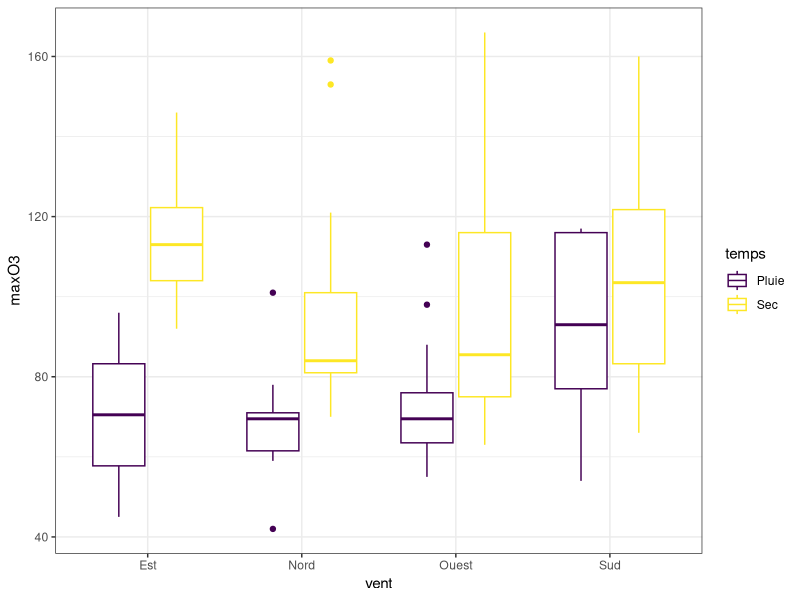
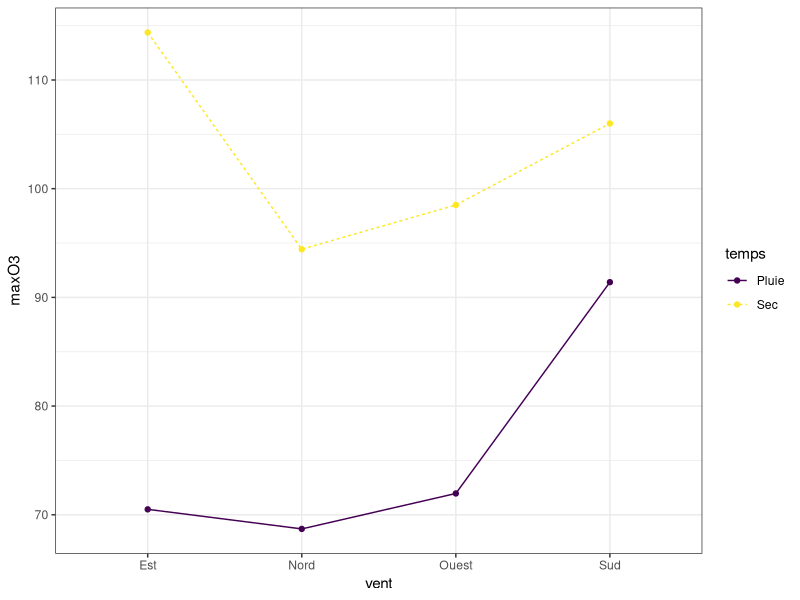
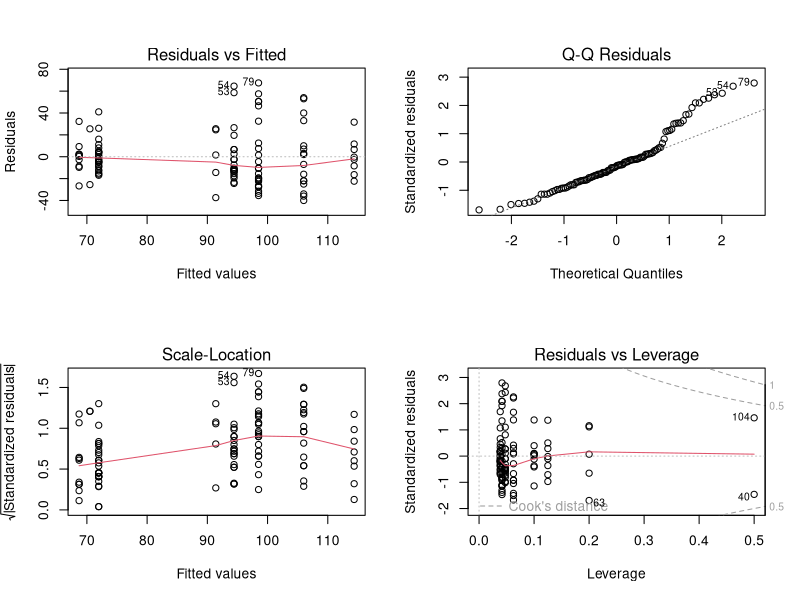
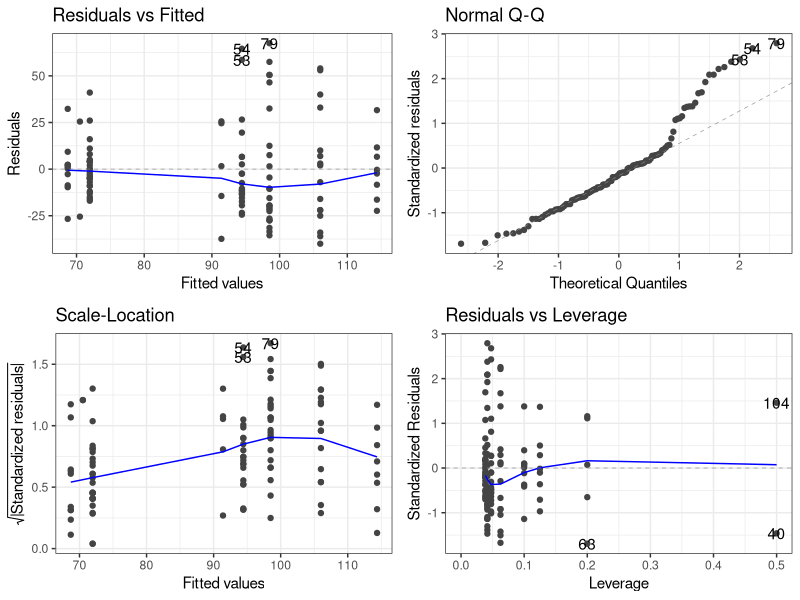
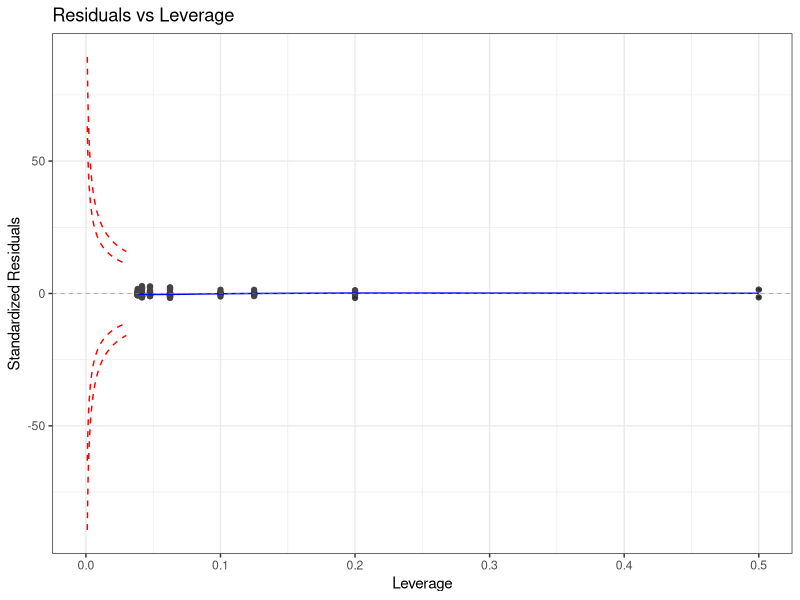

These figures' R source, in order:
# ----------------------------------------
# Chap. n°3 : ANOVA
# ----------------------------------------

# Chargement des packages utiles
library(ggplot2)
library(ggfortify)
library(gridExtra)
library(scales) 
library(viridis)

# Chargement des donnees en specifiant le type des variables
donnees <- read.table("../data/ozone.txt", header = TRUE,
                      colClasses = c(rep("numeric", 11), rep("factor", 2)))
attach(donnees)


# ------------------------------------------------------------ #
# ------------------------- 2 FACTEURS ----------------------- #
# ------------------------------------------------------------ #

# ----------------------------------------
# ---------- Analyse descriptive ---------
# ----------------------------------------

# Niveaux/modalités d'une variable qualitative
levels(vent)
levels(temps)

# Effectifs par niveau
table(vent)
table(temps)

# Moyennes par niveau
df_means <- aggregate(list(maxO3 = maxO3), list(vent = vent, temps = temps), mean)


# -------------------------- Pour plus tard ----------------------------------------

# Boxplot par categorie (version ggplot)
# --- Structure de base du graphique
p <- ggplot(donnees)
# --- Changement du theme
p <- p + theme_bw() + scale_color_viridis_d(alpha = 1, option = "D")
# --- Ajout du nuage de points
p + geom_boxplot(aes(x = vent, y = maxO3, col = temps))


# Graphe des interactions (version ggplot)
# --- Structure de base du graphique
p <- ggplot(data = df_means, aes_string(y = "maxO3", x = "vent", col = "temps"))
# --- Changement du theme
p <- p + theme_bw() + scale_color_viridis_d(alpha = 1, option = "D")
# --- Ajout des points
p <- p + geom_point() 
# --- Ajout des lignes
p <- p + geom_line(aes_string(group = "temps", linetype = "temps"))
# --- Affichage du graphique
print(p)

# ----------------------------------------------------------------------------------


# ----------------------------------------
# --------- Ajustement du modele ---------
# ----------------------------------------

# Modele regulier
# ----------------------------------------
# --- Variable reponse = maxO3
# --- Variables explicatives = vent et temps
reg_regular <- lm(maxO3 ~ vent * temps - 1)


# Modele singulier
# ----------------------------------------
# --- Variable reponse = maxO3
# --- Variables explicatives = vent et temps
reg <- lm(maxO3 ~ vent * temps)

# Estimation des coefficient de regression
reg$coefficients # ou coef(reg)

# Valeur ajustees
reg$fitted.values # ou fitted(reg)

# Residus observes
reg$residuals # ou resid(reg)

# Estimation de la variance du bruit
summary(reg)$sigma^2


# ----------------------------------------
# ------ Validation des hypotheses -------
# ----------------------------------------

# Graphiques (version basique)
# --- Creation d'une fenetre graphique pour 4 graphes (2 lignes, 2 colonnes)
par(mfrow = c(2, 2))
plot(reg)
# --- Retour vers une fenetre graphique standard (1 ligne, 1 colonne)
par(mfrow = c(1, 1))

# -------------------------- Pour plus tard ----------------------------------------

# Graphiques (version ggplot)
# --- la commande theme_bw() permet d'avoir un flond bland avec une grille (optionnel)
autoplot(reg) + theme_bw()

# Par défaut ggplot ne trace pas la bande associee a la distance de Cook de 1 ou 0.5
# --- Fonction donnant la borne superieure pour une distance de Cook de d et un levier h
cd_cont_pos <- function(h , d, model) {
  sqrt(d * (length(coef(model) + 1)) * (1 - h)^2 / h)
}
# --- Fonction donnant la borne inferieure pour une distance de Cook de d et un levier h
cd_cont_neg <- function(leverage, d, model) {
  -cd_cont_pos(leverage, d, model)
}
# --- Largeur de fenetre pour x et y
x_lim = c(.001, .03)

# --- Graphique Residuals vs Leverage
pl <- autoplot(reg, which = 5, ncol = 1, label.size = 1) + theme_bw()
# --- Ajout de la borne superieure pour d = .5
pl <- pl + stat_function(fun = cd_cont_pos, args = list(d = 0.5, model = reg), 
                xlim = x_lim, lty = 2, colour = "red")
# --- Ajout de la borne inferieure pour d = .5
pl <- pl + stat_function(fun = cd_cont_neg, args = list(d = 0.5, model = reg), 
                           xlim = x_lim, lty = 2, colour = "red") 
# --- Ajout de la borne superieure pour d = 1
pl <- pl + stat_function(fun = cd_cont_pos, args = list(d = 1, model = reg), 
                xlim = x_lim, lty = 2, colour = "red") 
# --- Ajout de la borne inferieure pour d = 1
pl <- pl + stat_function(fun = cd_cont_neg, args = list(d = 1, model = reg), 
                xlim = x_lim, lty = 2, colour = "red")
# --- Affichage du graphique
print(pl)

# ----------------------------------------------------------------------------------


# ----------------------------------------
# -------- Bilan de la regression --------
# ----------------------------------------

summary(reg)
# Residuals : quartiles associés aux résidus observés

# Coefficients : l'estimation des coefficients (depend de la contrainte chosie) 
# --- Estimate = estimation du parametre
# --- Std. Error = estimation de l'écart type (racine carré de la variance) de l'estimateur
# --- t value = valeur de la statistique de test (Test de Student sur la nullité du coefficient)
# --- Pr(>|t|) = p-valeur pour le test de Student sur la nullité du coefficient
# ------ Si la p-valeur est inferieure a 5%, on rejette H0 (le coefficient n'est pas nul)
# ------ L'interpretation de ces tests depend de la contrainte choisie

# Residual standard error = estimation de l'écart type du bruit

# Multiple R-squared = coefficient de determination
# Adjusted R-sqaured = coefficient de determination ajuste

# F-statistic = valeur de la statistique de test pour le test de Fisher global
# p-value = p-valeur pour le test de Fisher global
# ------ Si la p-valeur est inferieure a 5%, on rejette H0 (le modèle ANOVA est pertinent)


# ----------------------------------------
# Test de Fisher : modeles emboites
# ----------------------------------------

# Modele additif v.s. modele avec interaction
# ----------------------------------------
# --- Ajustement du modele additif 
reg_add <- lm(maxO3 ~ vent + temps)
# --- Test de comparaison des modeles
anova(reg_add, reg)


# Test de l'effet d'un facteur
# ----------------------------------------
# --- Modele ANOVA 1 Facteur avec le vent
reg_vent <- lm(maxO3 ~ vent, data = donnees)
# --- Test de l'effet du facteur temps
anova(reg_vent, reg_add)

# --- Modele ANOVA 1 Facteur avec le temps
reg_temps <- lm(maxO3 ~ temps, data = donnees)
# --- Test de l'effet du facteur vent
anova(reg_temps, reg_add)


# Test de type I
# ----------------------------------------
anova(reg)


# Test de type II
# ----------------------------------------
library(car)
Anova(reg)

# ----------------------------------------
# ---------- Capacite predictive ---------
# ----------------------------------------

# Acces au coefficient de determination
summary(reg)$r.squared
# Acces au coefficient de determination ajuste
summary(reg)$adj.r.squared
